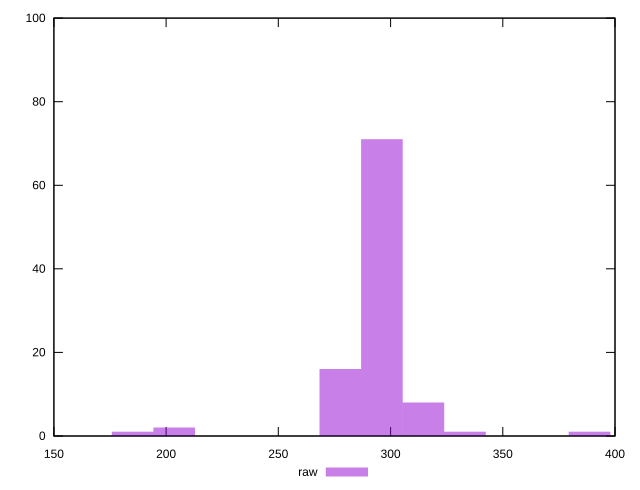

Reproduce this figure in gnuplot.
reset
set terminal svg size 640, 490 enhanced background rgb 'white'
set output "report_00007_2020-12-11T15:55:29.892Z/total-blocking-time/samples/pages/raw/histogram.svg"

$raw <<EOF
203.57583006922377 2
314.617191925164 8
277.6034046398506 16
296.1102982825073 71
333.1240855678207 1
388.6447664957908 1
185.06893642656706 1
EOF

set key outside below
set boxwidth 18.506893642656706
set yrange [0:100]
set style fill transparent solid 0.5 noborder

plot \
  $raw title "raw" with boxes, \


reset
